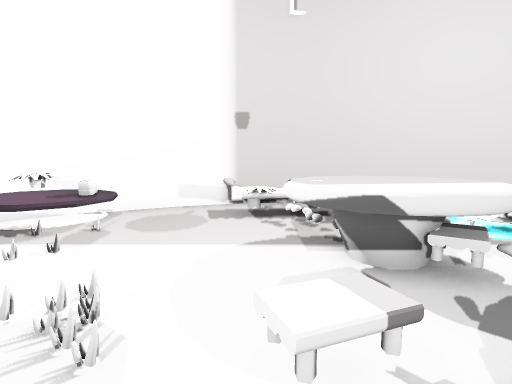
[1] (above)

17 first-person views from a walk through a 3-D level made in the Unity game engine. The camera is 1.5 m above the floor, tilts 6° down and sees 80° across. The floor is counted in squares, 1 m on a side. Each view is taken from the middle of a square. On the plan, view 1 faces up. The plan holds only what a view shows up to about 15 squares ahead; the rest is blank. The place goes on beyond the plan. The player character is not drawn. Some surface patterns are stand-ins.

[2]
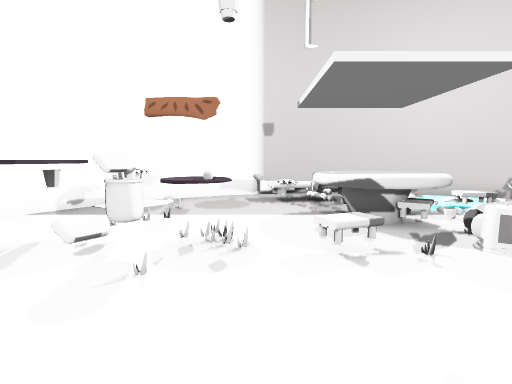

[3]
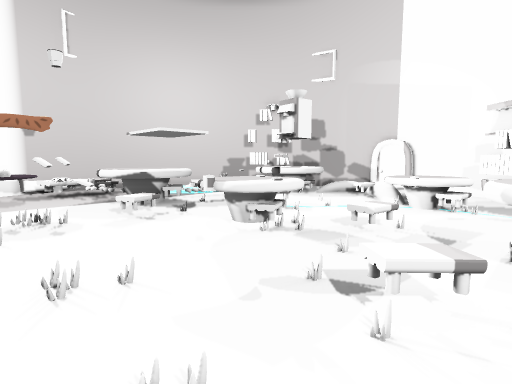

[4]
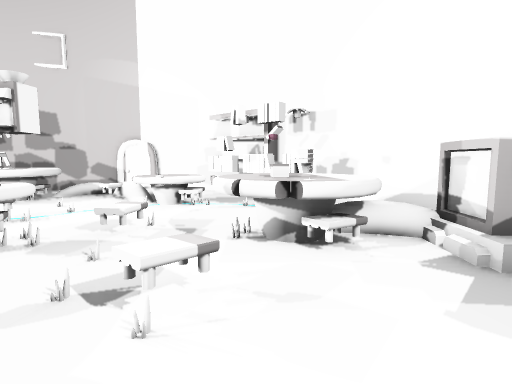

[5]
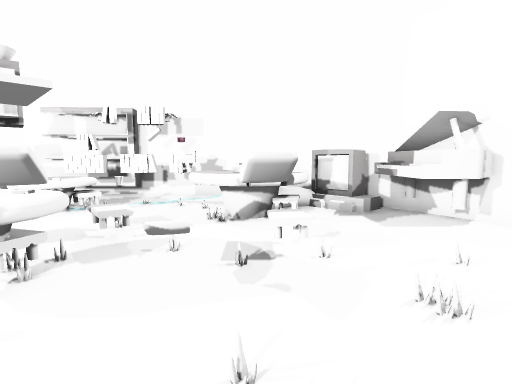

[6]
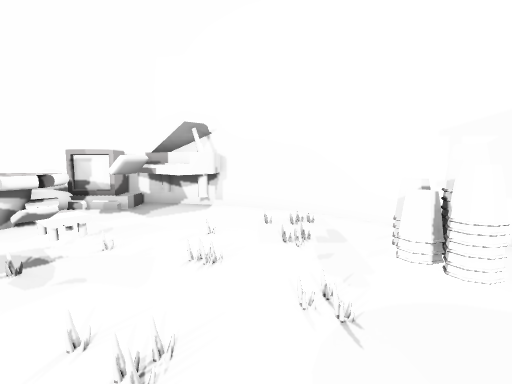

[7]
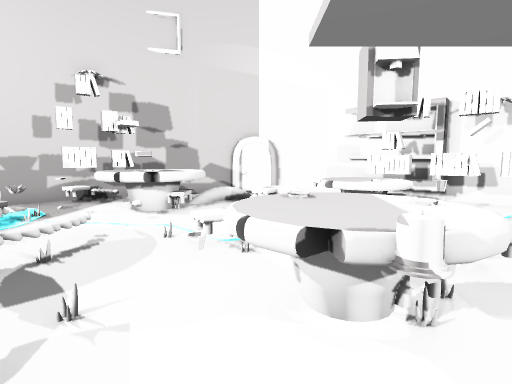

[8]
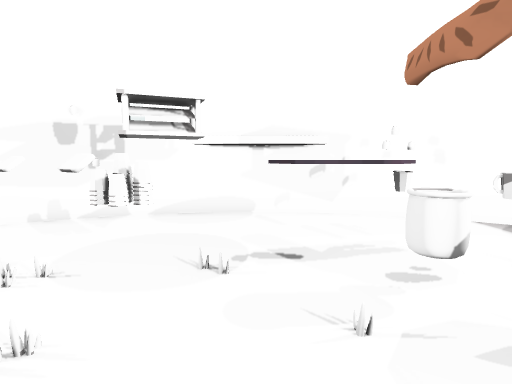

[9]
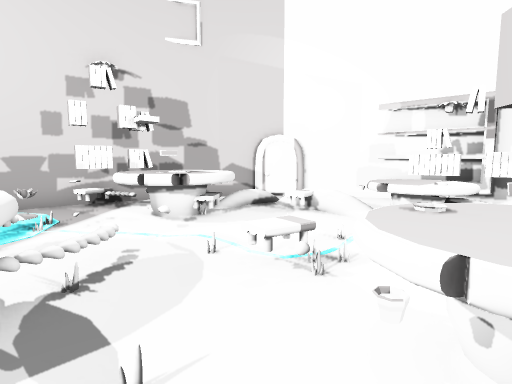

[10]
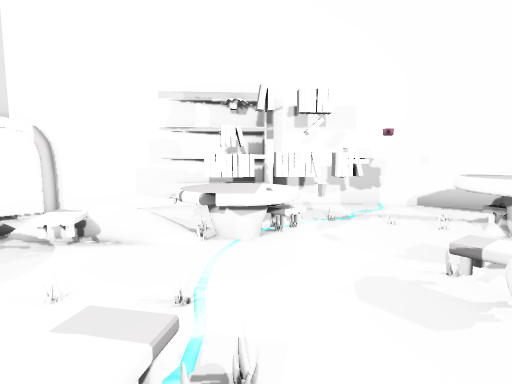

[11]
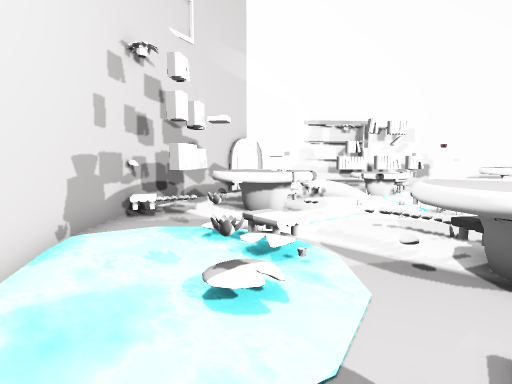

[12]
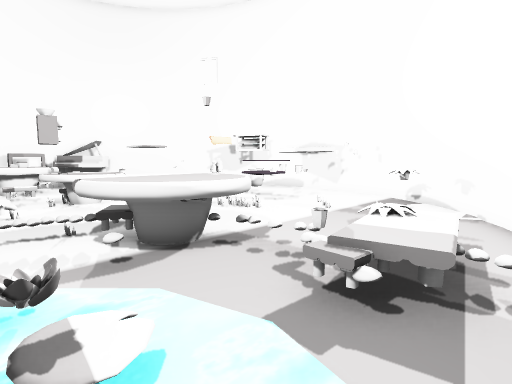

[13]
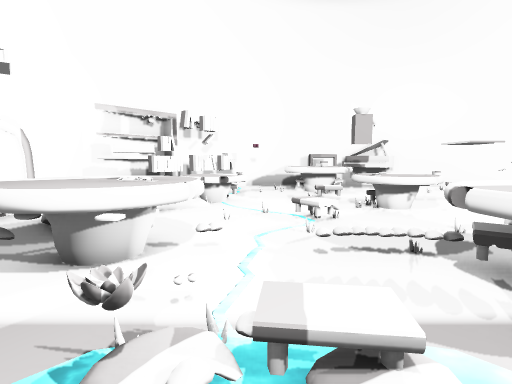

[14]
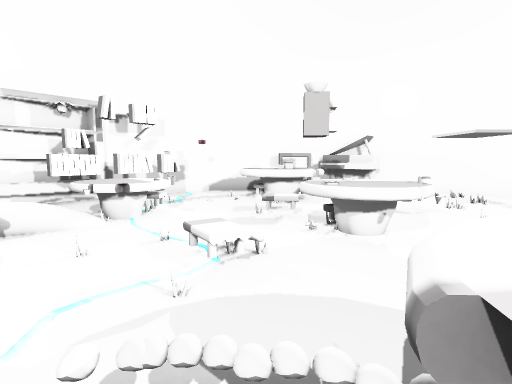

[15]
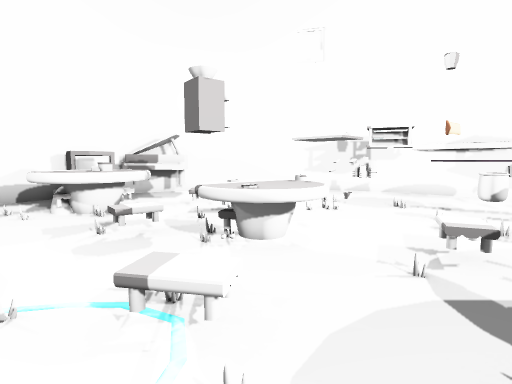

[16]
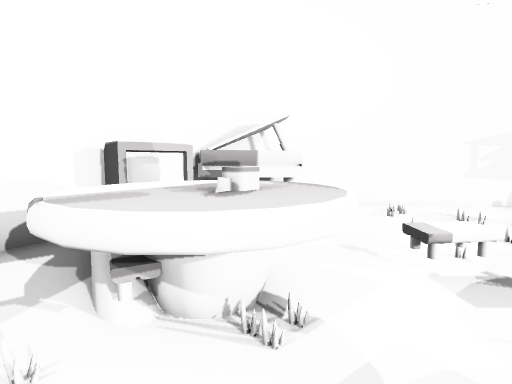

[17]
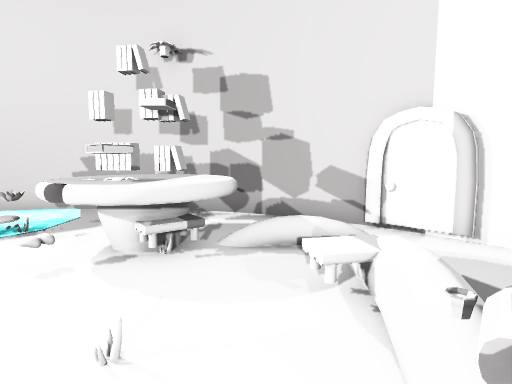

### Floor plan
Key: @ floor where view 1 was taken; # wall or solid block; . main floor; : floor 0.75 m higher than the main floor; / step, stairs or slope; = window, fence, low wall or low ledge; ~ water the walk can cross; ≈ water the walk keeps out of; S sofa; T table; R rug; C cup; J jar; B books; A TV; P piano; O other object.
Columns run from 9 left of view 1 to 13 right of it. Each row starts with its distance up from view 1.
 11         SSSS##
 10      ###S./..~~#O
  9     ##...:/..~~~~##
  8    ##....T:O.~O~~~##
  7   ##R....OC..~~~~~.##
  6  ##..OO...TTT.≈OO.BO#
  5  #...OO...OTT..OO.BB##
  4 ##..O..O..TTT...TTTB #
  3 #....OOO...TO..~TBTT.#
  2 #...OCJOOOOO..O..TTT. #
  1 #...OOO......O....... #
  0 #...OO...@CTTOO.O.OO.=#
 -1 #....O.O..OTC..O.OOO. #
 -2 #....C.O..TOO...TC... #
 -3 #....O.....OOO..OTT..OO
 -4  O.....O.OO..O..TT.B O
 -5   ...O.O.OO.T...O.BBOO
 -6   #..O.O...TTTOOOOOOO
 -7   ##.OO....OTT...B #O
 -8    ##...P..TTTO.BO##
 -9     ##..PP..O....##
-10      ###PPAAA..###
-11         PP######

Positions as (right, up) in squares from view 1, and headings:
1: (0, 0), facing up
2: (-1, -3), facing up
3: (-3, -6), facing up-right
4: (-3, -6), facing right
5: (-3, -1), facing down-right
6: (-3, 0), facing down
7: (-1, 0), facing right
8: (0, 0), facing left
9: (0, 1), facing right
10: (3, 1), facing down-right
11: (2, 10), facing down-right
12: (5, 10), facing down-left
13: (6, 8), facing down
14: (4, 5), facing down
15: (6, 3), facing down-left
16: (5, -4), facing down-left
17: (6, -2), facing up-right
